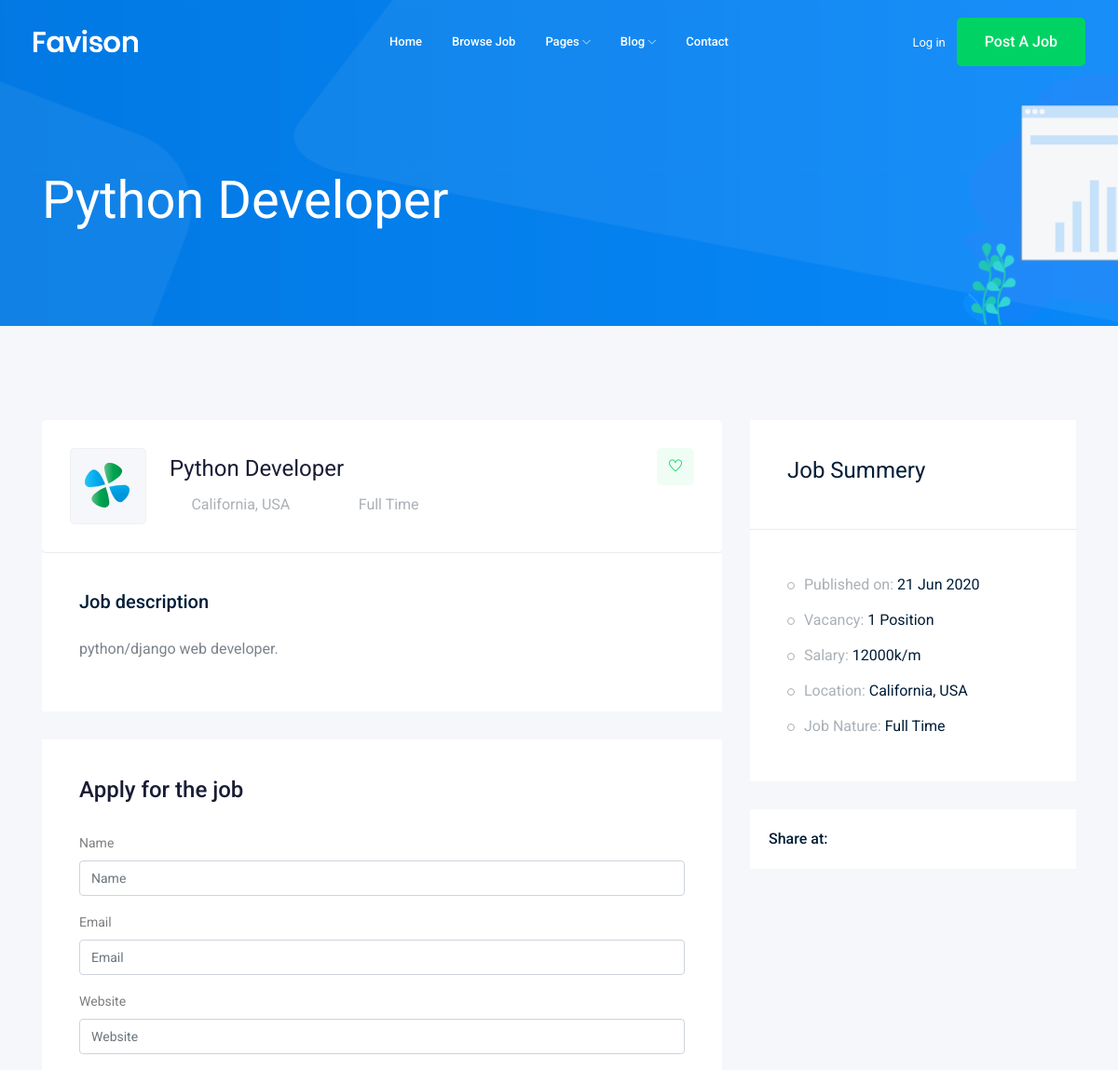
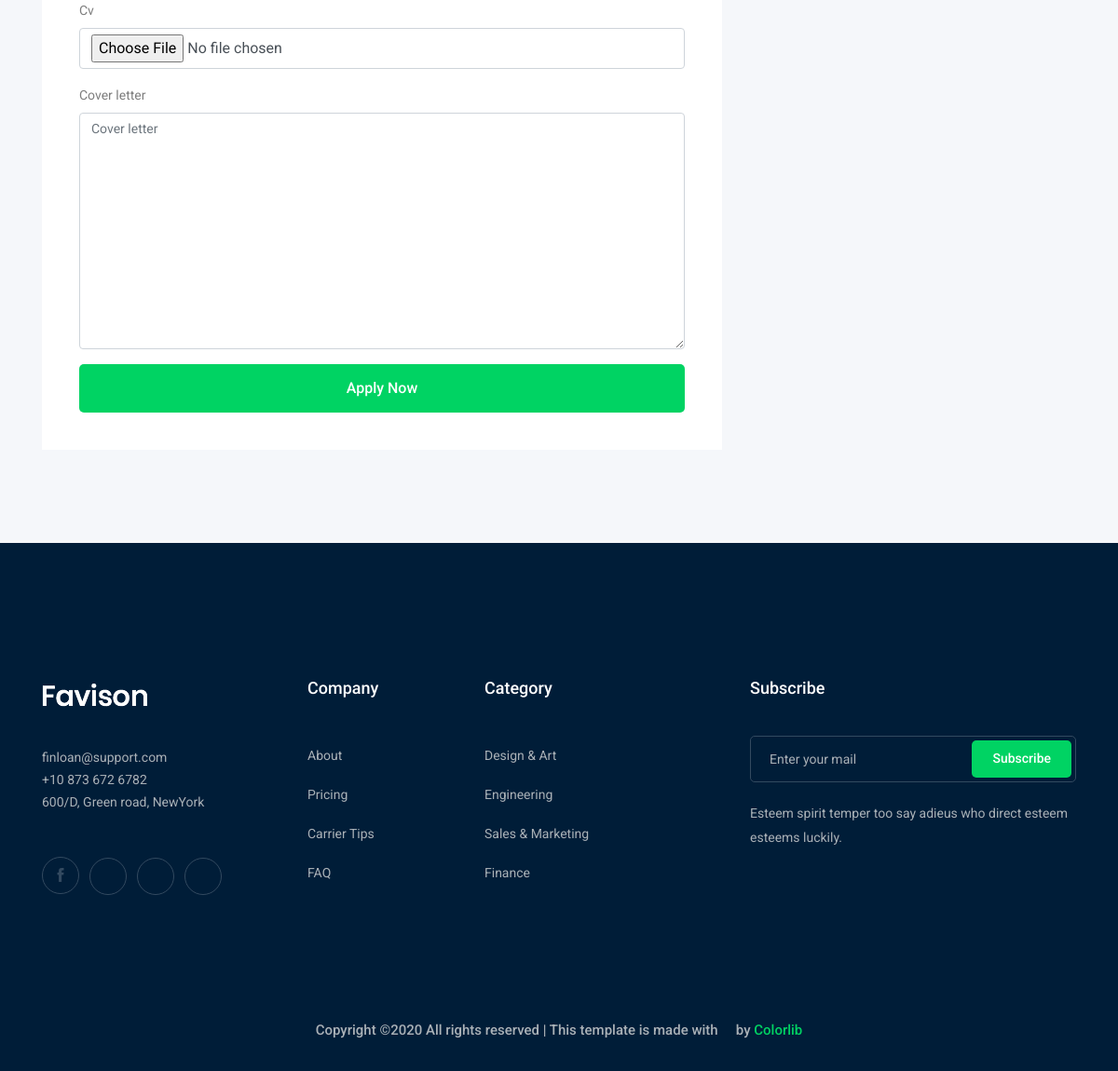
Screenshot of /jobs/python-developer with the database file from the repository (2 pictures, top to bottom).
### job/models.py (models this page shows, shortened)
class Job(models.Model):
    JOB_TYPE = [
        ('Full Time', 'Full Time'),
        ('Part Time', 'Part Time'),
    ]
    title = models.CharField(max_length=50)
    job_type = models.CharField(choices=JOB_TYPE, max_length=50)
    description = models.TextField(max_length=1000)
    vacancy = models.IntegerField(default=1)
    salary = models.IntegerField(default=0)
    experience = models.IntegerField(default=0)
    published_at = models.DateField(auto_now=True)
    category = models.ForeignKey(Category, on_delete=models.CASCADE)
    image = models.ImageField(upload_to=image_upload)
    slug = models.SlugField(null=True, blank=True)

### job/views.py (the view)
# urls.py: path('<slug:slug>', views.job_detail, name='job_detail'),
def job_detail(request, slug):
    job = Job.objects.get(slug=slug)
    if request.method == 'POST':
        form = ApplicantForm(request.POST, request.FILES)
        if form.is_valid():
            myform = form.save(commit=False)
            myform.job = job
            myform.save()
    else:
        form = ApplicantForm()
    context = {
        'job': job,
        'form': form
    }
    return render(request, 'job/job_detail.html', context)

### job/form.py
class ApplicantForm(forms.ModelForm):
    class Meta:
        model = Applicant
        fields = ['name', 'email', 'website', 'cv', 'cover_letter']

### job/templates/job/job_detail.html (shortened to what this page needs)
{% extends 'base.html' %}
{% load bootstrap4 %}
{%block content%}
    <div class="bradcam_area bradcam_bg_1">
        <div class="container">
            <div class="row">
                <div class="col-xl-12">
                    <div class="bradcam_text">
                        <h3>{{job.title}}</h3>
                    </div>
                </div>
            </div>
        </div>
    </div>
    <div class="job_details_area">
        <div class="container">
            <div class="row">
                <div class="col-lg-8">
                    <div class="job_details_header">
                        <div class="single_jobs white-bg d-flex justify-content-between">
                            <div class="jobs_left d-flex align-items-center">
                                <div class="thumb">
                                    <img src="img/svg_icon/1.svg" alt="">
                                </div>
                                <div class="jobs_conetent">
                                    <a href="#"><h4>{{job.title}}</h4></a>
                                    <div class="links_locat d-flex align-items-center">
                                        <div class="location">
                                            <p> <i class="fa fa-map-marker"></i> California, USA</p>
                                        </div>
                                        <div class="location">
                                            <p> <i class="fa fa-clock-o"></i> {{job.job_type}}</p>
                                        </div>
                                    </div>
                                </div>
                            </div>
                            <div class="jobs_right">
                                <div class="apply_now">
                                    <a class="heart_mark" href="#"> <i class="ti-heart"></i> </a>
                                </div>
                            </div>
                        </div>
                    </div>
                    <div class="descript_wrap white-bg">
                        <div class="single_wrap">
                            <h4>Job description</h4>
                            <p>{{job.description}}.</p>
                        </div>
                    </div>
                    <div class="apply_job_form white-bg">
                        <h4>Apply for the job</h4>
                            <form method="POST" enctype="multipart/form-data" >
                                {% bootstrap_form form %}
                                {% buttons %}
                                        <button class="boxed-btn3 w-100" type="submit">Apply Now</button>
                                {% endbuttons %}
                            </form>
                    </div>
                </div>
                <div class="col-lg-4">
                    <div class="job_sumary">
                        <div class="summery_header">
                            <h3>Job Summery</h3>
                        </div>
                        <div class="job_content">
                            <ul>
                                <li>Published on: <span>{{job.published_at|date:'d M o'}}</span></li>
                                <li>Vacancy: <span>{{job.vacancy}} Position</span></li>
                                <li>Salary: <span>{{job.salary}}k/m</span></li>
                                <li>Location: <span>California, USA</span></li>
                                <li>Job Nature: <span> {{job.job_type}}</span></li>
                            </ul>
                        </div>
                    </div>
                    <div class="share_wrap d-flex">
                        <span>Share at:</span>
                        <ul>
                            <li><a href="#"> <i class="fa fa-facebook"></i></a> </li>
                            <li><a href="#"> <i class="fa fa-google-plus"></i></a> </li>
                            <li><a href="#"> <i class="fa fa-twitter"></i></a> </li>
                            <li><a href="#"> <i class="fa fa-envelope"></i></a> </li>
                        </ul>
                    </div>
                    <div class="job_location_wrap">
                        <div class="job_lok_inner">
                            <div id="map" style="height: 200px;"></div>
                          </div>
                    </div>
                </div>
            </div>
        </div>
    </div>
{% endblock %}

### rows the page displays
Job: title "Python Developer", job_type "Full Time", description "python/django web developer", published_at "21 Jun 2020", vacancy "1", salary "12000"
